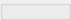
  <widget class="QGroupBox" name="email_panel">
   <property name="geometry">
    <rect>
     <x>770</x>
     <y>210</y>
     <width>71</width>
     <height>20</height>
    </rect>
   </property>
   <property name="title">
    <string/>
   </property>
   <widget class="QPushButton" name="pushButton_e_send">
    <property name="enabled">
     <bool>true</bool>
    </property>
    <property name="geometry">
     <rect>
      <x>290</x>
      <y>370</y>
      <width>81</width>
      <height>31</height>
     </rect>
    </property>
    <property name="text">
     <string>Send</string>
    </property>
   </widget>
   <widget class="QLineEdit" name="lineEdit_e_subject">
    <property name="geometry">
     <rect>
      <x>90</x>
      <y>60</y>
      <width>521</width>
      <height>20</height>
     </rect>
    </property>
   </widget>
   <widget class="QTextEdit" name="textEdit_e_body">
    <property name="geometry">
     <rect>
      <x>40</x>
      <y>120</y>
      <width>571</width>
      <height>241</height>
     </rect>
    </property>
   </widget>
   <widget class="QLabel" name="xx_39">
    <property name="geometry">
     <rect>
      <x>40</x>
      <y>60</y>
      <width>71</width>
      <height>16</height>
     </rect>
    </property>
    <property name="text">
     <string>Subject:</string>
    </property>
   </widget>
   <widget class="QLabel" name="xx_40">
    <property name="geometry">
     <rect>
      <x>40</x>
      <y>100</y>
      <width>41</width>
      <height>16</height>
     </rect>
    </property>
    <property name="text">
     <string>Body</string>
    </property>
   </widget>
   <widget class="QLabel" name="xx_38">
    <property name="geometry">
     <rect>
      <x>40</x>
      <y>30</y>
      <width>161</width>
      <height>16</height>
     </rect>
    </property>
    <property name="text">
     <string>Recipient: All advisees</string>
    </property>
   </widget>
  </widget>
